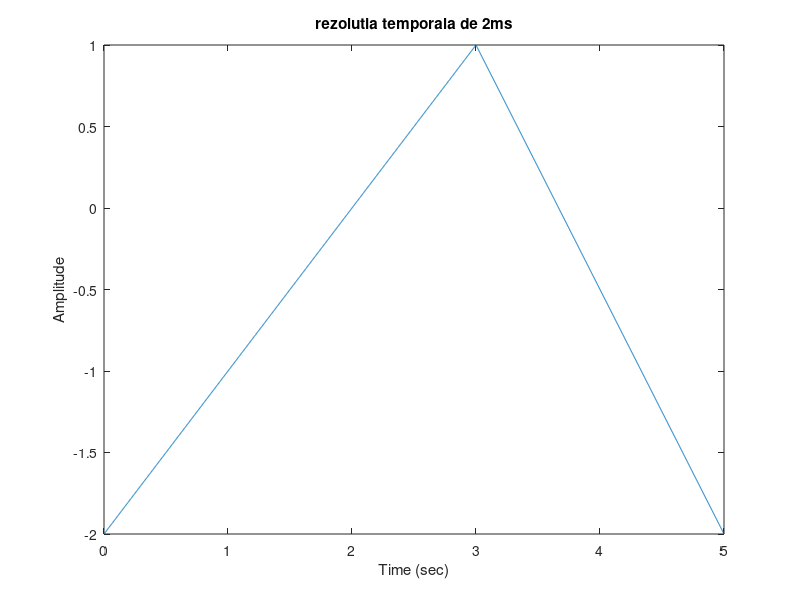
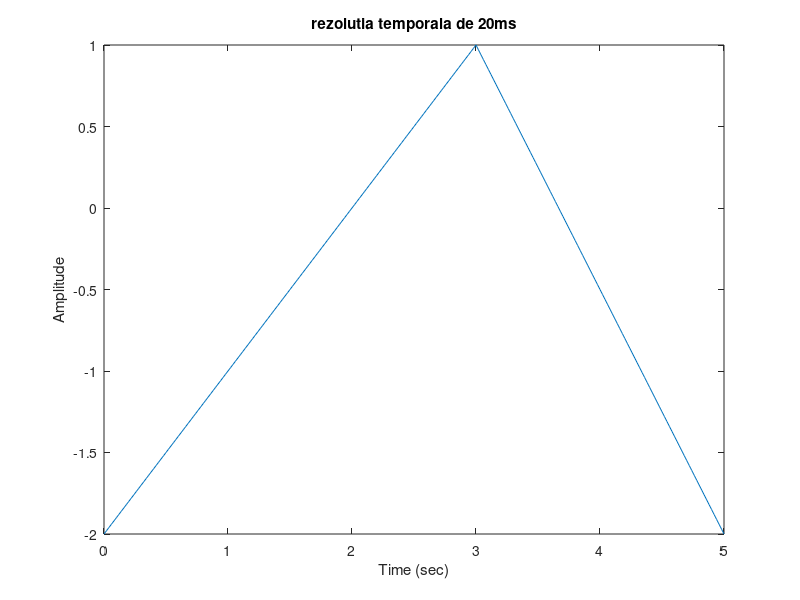
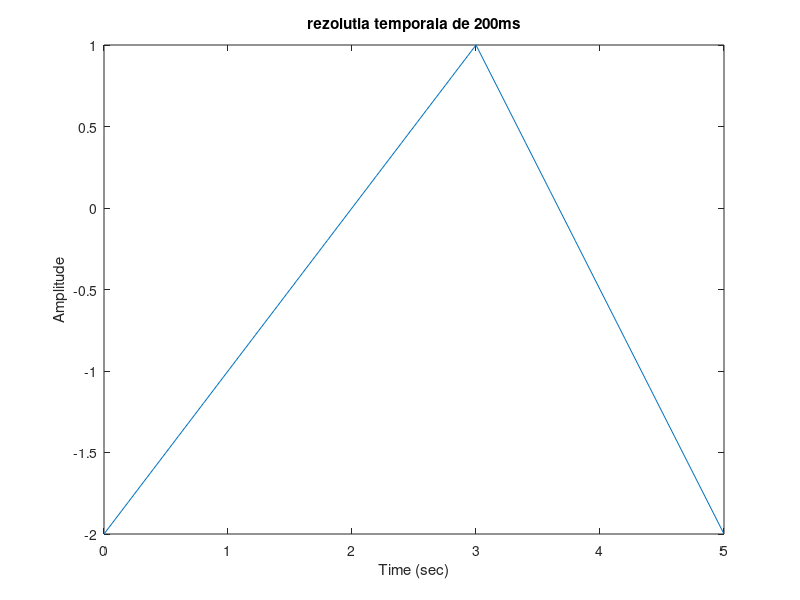

Write MATLAB code to recreate these figures, in order.
clear all;close all;clc
T=5; %periaoda
f=1/T; %frecventa 
figure(1)
t = 0:0.002:5; %rezolutia temporala
x=1.5*sawtooth(2*pi*f*t,0.6) - 0.5; %al doilea argument al functiei reprezinta unde este varful. cum perioada este de 5 secunde
%ca panta dreptei sa fie 1 trebuie ca tangenta varfului sa fie 1, deci
%setez varful la secunda 3, deoarece semnalul are amplitudine (peak to
%peak) de 3. Asadar cu regula de 3 simpla, la 5 secunde am 1, decila 3
%secunde am 0.6. Asa am setat varful
%ca sa setez amplitudinea de la -2 la 1; am inmultit semnalul cu 1.5 ,
%astfel era d la -1.5 la 1.5, par pe urma am scazut-o cu 0.5 ca sa fie de
%la -2 la 1.
plot(t,x)
xlabel('Time (sec)') %notatii pe axele de coordonate si titlu
ylabel('Amplitude')
title('rezolutia temporala de 2ms')

figure(2)
t = 0:0.02:5; %rezolutie temporala de 20ms
x=1.5*sawtooth(2*pi*f*t,0.6) - 0.5;
plot(t,x)
xlabel('Time (sec)') %notatii pe axele de coordonate si titlu
ylabel('Amplitude')
title('rezolutia temporala de 20ms')

figure(3)
t = 0:0.2:5; %rezolutie temporala de 200ms
x=1.5*sawtooth(2*pi*f*t,0.6) - 0.5;
plot(t,x)
xlabel('Time (sec)') %notatii pe axele de coordonate si titlu
ylabel('Amplitude')
title('rezolutia temporala de 200ms')
